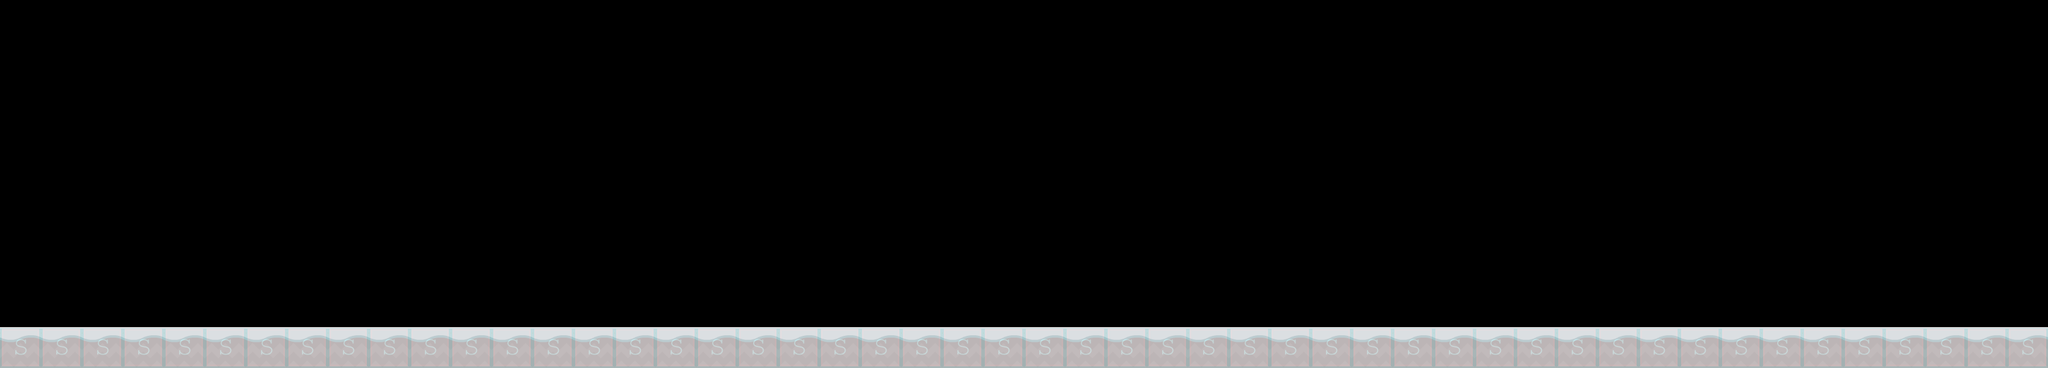

Rendered tile map (Tiled .tmx) drawn with the repository's tilesets; below, a short description and the map source with its tile grids summarised:
An orthogonal 50x9 tile map with 70x70 px tiles, 2 tile layers (background1, collisions), 2 tilesets.

<map version="1.0" orientation="orthogonal" renderorder="right-down" width="50" height="9" tilewidth="70" tileheight="70">
 <tileset firstgid="1" name="background-tiles" tilewidth="70" tileheight="70">
  <image source="../../../data/img/background-tiles.png" width="910" height="910" />
 </tileset>
 <tileset firstgid="170" name="meta-tiles" tilewidth="70" tileheight="70">
  <image source="../../../data/img/meta-tiles.png" width="350" height="70" />
  <tile id="4">
   <properties>
    <property name="type" value="solid" />
   </properties>
  </tile>
 </tileset>
 <layer name="background1" width="50" height="9">
  <data>[450 cells, 50 non-empty, 1 distinct tile ids]</data>
 </layer>
 <layer name="collisions" width="50" height="9" opacity="0.13">
  <data>[450 cells, 50 non-empty, 1 distinct tile ids]</data>
 </layer>
</map>
